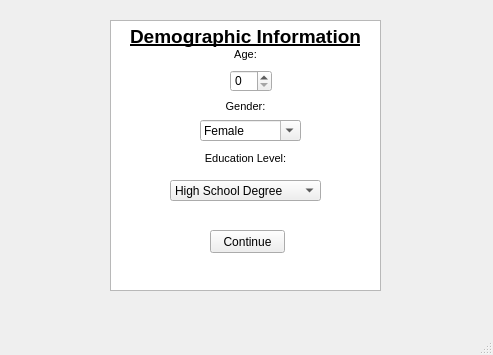
<?xml version="1.0" encoding="UTF-8"?>
<ui version="4.0">
 <class>Demographics</class>
 <widget class="QMainWindow" name="Demographics">
  <property name="geometry">
   <rect>
    <x>0</x>
    <y>0</y>
    <width>493</width>
    <height>355</height>
   </rect>
  </property>
  <property name="windowTitle">
   <string>MainWindow</string>
  </property>
  <widget class="QWidget" name="centralwidget">
   <widget class="QTextBrowser" name="textBrowser">
    <property name="geometry">
     <rect>
      <x>110</x>
      <y>20</y>
      <width>271</width>
      <height>271</height>
     </rect>
    </property>
    <property name="html">
     <string>&lt;!DOCTYPE HTML PUBLIC &quot;-//W3C//DTD HTML 4.0//EN&quot; &quot;http://www.w3.org/TR/REC-html40/strict.dtd&quot;&gt;
&lt;html&gt;&lt;head&gt;&lt;meta name=&quot;qrichtext&quot; content=&quot;1&quot; /&gt;&lt;style type=&quot;text/css&quot;&gt;
p, li { white-space: pre-wrap; }
&lt;/style&gt;&lt;/head&gt;&lt;body style=&quot; font-family:'MS Shell Dlg 2'; font-size:8.25pt; font-weight:400; font-style:normal;&quot;&gt;
&lt;p align=&quot;center&quot; style=&quot; margin-top:0px; margin-bottom:0px; margin-left:0px; margin-right:0px; -qt-block-indent:0; text-indent:0px;&quot;&gt;&lt;span style=&quot; font-size:14pt; font-weight:600; text-decoration: underline;&quot;&gt;Demographic Information&lt;/span&gt;&lt;/p&gt;
&lt;p align=&quot;center&quot; style=&quot; margin-top:0px; margin-bottom:0px; margin-left:0px; margin-right:0px; -qt-block-indent:0; text-indent:0px;&quot;&gt;Age:&lt;/p&gt;
&lt;p align=&quot;center&quot; style=&quot;-qt-paragraph-type:empty; margin-top:0px; margin-bottom:0px; margin-left:0px; margin-right:0px; -qt-block-indent:0; text-indent:0px;&quot;&gt;&lt;br /&gt;&lt;/p&gt;
&lt;p align=&quot;center&quot; style=&quot;-qt-paragraph-type:empty; margin-top:0px; margin-bottom:0px; margin-left:0px; margin-right:0px; -qt-block-indent:0; text-indent:0px;&quot;&gt;&lt;br /&gt;&lt;/p&gt;
&lt;p align=&quot;center&quot; style=&quot;-qt-paragraph-type:empty; margin-top:0px; margin-bottom:0px; margin-left:0px; margin-right:0px; -qt-block-indent:0; text-indent:0px;&quot;&gt;&lt;br /&gt;&lt;/p&gt;
&lt;p align=&quot;center&quot; style=&quot; margin-top:0px; margin-bottom:0px; margin-left:0px; margin-right:0px; -qt-block-indent:0; text-indent:0px;&quot;&gt;Gender:&lt;/p&gt;
&lt;p align=&quot;center&quot; style=&quot;-qt-paragraph-type:empty; margin-top:0px; margin-bottom:0px; margin-left:0px; margin-right:0px; -qt-block-indent:0; text-indent:0px;&quot;&gt;&lt;br /&gt;&lt;/p&gt;
&lt;p align=&quot;center&quot; style=&quot;-qt-paragraph-type:empty; margin-top:0px; margin-bottom:0px; margin-left:0px; margin-right:0px; -qt-block-indent:0; text-indent:0px;&quot;&gt;&lt;br /&gt;&lt;/p&gt;
&lt;p align=&quot;center&quot; style=&quot;-qt-paragraph-type:empty; margin-top:0px; margin-bottom:0px; margin-left:0px; margin-right:0px; -qt-block-indent:0; text-indent:0px;&quot;&gt;&lt;br /&gt;&lt;/p&gt;
&lt;p align=&quot;center&quot; style=&quot; margin-top:0px; margin-bottom:0px; margin-left:0px; margin-right:0px; -qt-block-indent:0; text-indent:0px;&quot;&gt;Education Level:&lt;/p&gt;
&lt;p align=&quot;center&quot; style=&quot;-qt-paragraph-type:empty; margin-top:0px; margin-bottom:0px; margin-left:0px; margin-right:0px; -qt-block-indent:0; text-indent:0px;&quot;&gt;&lt;br /&gt;&lt;/p&gt;&lt;/body&gt;&lt;/html&gt;</string>
    </property>
   </widget>
   <widget class="QSpinBox" name="AgeSpinBox">
    <property name="geometry">
     <rect>
      <x>230</x>
      <y>70</y>
      <width>42</width>
      <height>22</height>
     </rect>
    </property>
   </widget>
   <widget class="QComboBox" name="GenderBox">
    <property name="geometry">
     <rect>
      <x>200</x>
      <y>120</y>
      <width>101</width>
      <height>21</height>
     </rect>
    </property>
    <property name="editable">
     <bool>true</bool>
    </property>
    <item>
     <property name="text">
      <string>Female</string>
     </property>
    </item>
    <item>
     <property name="text">
      <string>Male</string>
     </property>
    </item>
   </widget>
   <widget class="QComboBox" name="EducationBox">
    <property name="geometry">
     <rect>
      <x>170</x>
      <y>180</y>
      <width>151</width>
      <height>21</height>
     </rect>
    </property>
    <item>
     <property name="text">
      <string>High School Degree</string>
     </property>
    </item>
    <item>
     <property name="text">
      <string>Associates Degree</string>
     </property>
    </item>
    <item>
     <property name="text">
      <string>Bachelors Degree</string>
     </property>
    </item>
    <item>
     <property name="text">
      <string>Masters Degree</string>
     </property>
    </item>
    <item>
     <property name="text">
      <string>Doctorate Degree</string>
     </property>
    </item>
   </widget>
   <widget class="QPushButton" name="ContinueButton">
    <property name="geometry">
     <rect>
      <x>210</x>
      <y>230</y>
      <width>75</width>
      <height>23</height>
     </rect>
    </property>
    <property name="text">
     <string>Continue</string>
    </property>
   </widget>
  </widget>
  <widget class="QMenuBar" name="menubar">
   <property name="geometry">
    <rect>
     <x>0</x>
     <y>0</y>
     <width>493</width>
     <height>21</height>
    </rect>
   </property>
  </widget>
  <widget class="QStatusBar" name="statusbar"/>
 </widget>
 <resources/>
 <connections/>
</ui>
